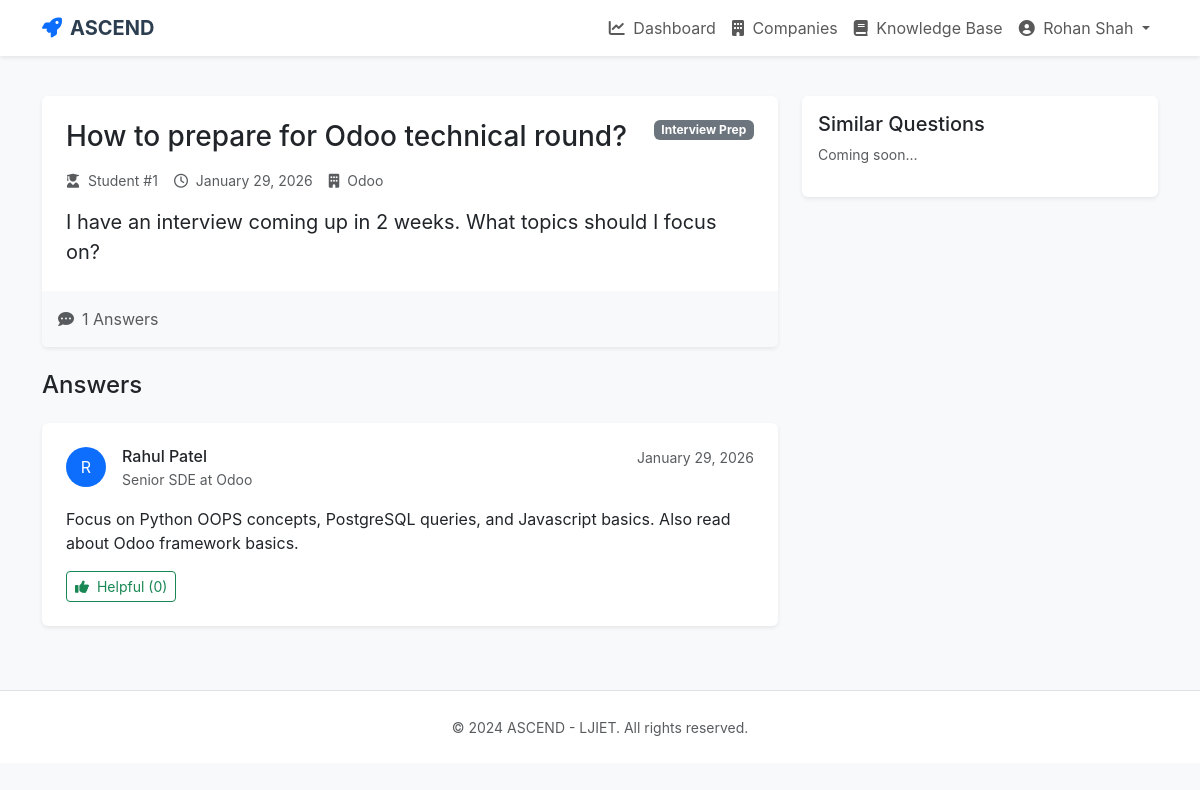
The page /question/1 (signed in) on the database its author committed.
### app/models.py (models this page shows, shortened)
class User(UserMixin, db.Model):
    id = db.Column(db.Integer, primary_key=True)
    name = db.Column(db.String(64), nullable=False)
    email = db.Column(db.String(120), index=True, unique=True, nullable=False)
    password_hash = db.Column(db.String(128))
    role = db.Column(db.String(20), nullable=False) # 'student', 'alumni', 'admin'
    created_at = db.Column(db.DateTime, default=datetime.utcnow)
    student_profile = db.relationship('Student', backref='user', uselist=False)
    alumni_profile = db.relationship('Alumni', backref='user', uselist=False)

class Question(db.Model):
    id = db.Column(db.Integer, primary_key=True)
    student_id = db.Column(db.Integer, db.ForeignKey('student.id'))
    company_id = db.Column(db.Integer, db.ForeignKey('company.id'))
    title = db.Column(db.String(200), nullable=False)
    body = db.Column(db.Text, nullable=False)
    category = db.Column(db.String(50)) # Interview, Roadmap, etc.
    urgency = db.Column(db.String(20)) # Normal, High
    status = db.Column(db.String(20), default='pending') # pending, answered
    created_at = db.Column(db.DateTime, default=datetime.utcnow)
    responses = db.relationship('Response', backref='question', lazy='dynamic')
    target_mentor_id = db.Column(db.Integer, db.ForeignKey('alumni.id'), nullable=True)

class Company(db.Model):
    id = db.Column(db.Integer, primary_key=True)
    name = db.Column(db.String(100), unique=True, nullable=False)
    industry = db.Column(db.String(50))
    logo_url = db.Column(db.String(200)) # Placeholder or URL
    alumni = db.relationship('Alumni', backref='company', lazy='dynamic')
    questions = db.relationship('Question', backref='target_company', lazy='dynamic')

class Response(db.Model):
    id = db.Column(db.Integer, primary_key=True)
    question_id = db.Column(db.Integer, db.ForeignKey('question.id'))
    mentor_id = db.Column(db.Integer, db.ForeignKey('alumni.id'))
    body = db.Column(db.Text, nullable=False)
    created_at = db.Column(db.DateTime, default=datetime.utcnow)
    helpful_count = db.Column(db.Integer, default=0)
    feedback = db.relationship('Feedback', backref='response', uselist=False)

class Alumni(db.Model):
    id = db.Column(db.Integer, primary_key=True)
    user_id = db.Column(db.Integer, db.ForeignKey('user.id'))
    current_company_id = db.Column(db.Integer, db.ForeignKey('company.id'))
    current_role = db.Column(db.String(100))
    trust_score = db.Column(db.Integer, default=50)
    is_accepting_questions = db.Column(db.Boolean, default=True)
    is_verified = db.Column(db.Boolean, default=False)
    responses = db.relationship('Response', backref='mentor', lazy='dynamic')

### app/routes/main.py (the view)
@bp.route('/question/<int:id>')
@login_required
def view_question(id):
    question = Question.query.get_or_404(id)
    return render_template('questions/view.html', question=question)

### app/models.py (called while the page is built)
@login.user_loader
def load_user(id):
    return User.query.get(int(id))

### app/templates/questions/view.html
{% extends "base.html" %}
{% block content %}
<div class="row">
    <div class="col-lg-8">
        <div class="card shadow-sm border-0 mb-4">
            <div class="card-body p-4">
                <div class="d-flex justify-content-between align-items-start mb-3">
                    <h2 class="h3 mb-0">{{ question.title }}</h2>
                    <span class="badge bg-secondary">{{ question.category }}</span>
                </div>
                <div class="d-flex align-items-center mb-3 text-muted small">
                    <div class="me-3">
                        <i class="fas fa-user-graduate me-1"></i> Student #{{ question.student_id }}
                    </div>
                    <div class="me-3">
                        <i class="far fa-clock me-1"></i> {{ question.created_at.strftime('%B %d, %Y') }}
                    </div>
                    {% if question.target_company %}
                    <div>
                        <i class="fas fa-building me-1"></i> {{ question.target_company.name }}
                    </div>
                    {% endif %}
                </div>
                <div class="card-text fs-5">
                    {{ question.body }}
                </div>
            </div>
            <div class="card-footer bg-light border-0 py-3">
                <div class="d-flex justify-content-between align-items-center">
                    <span class="text-muted"><i class="fas fa-comment-dots me-2"></i>{{ question.responses.count() }}
                        Answers</span>
                </div>
            </div>
        </div>
        <h4 class="mb-4">Answers</h4>
        {% for response in question.responses %}
        <div class="card shadow-sm border-0 mb-3">
            <div class="card-body p-4">
                <div class="d-flex mb-3">
                    <div class="flex-shrink-0">
                        <div class="bg-primary text-white rounded-circle d-flex align-items-center justify-content-center"
                            style="width: 40px; height: 40px;">
                            {{ response.mentor.user.name[0] }}
                        </div>
                    </div>
                    <div class="flex-grow-1 ms-3">
                        <h6 class="mb-0">{{ response.mentor.user.name }}</h6>
                        <small class="text-muted">{{ response.mentor.current_role }} at {{ response.mentor.company.name
                            if response.mentor.company else 'Unknown' }}</small>
                    </div>
                    <small class="text-muted">{{ response.created_at.strftime('%B %d, %Y') }}</small>
                </div>
                <div class="card-text">
                    {{ response.body }}
                </div>
                <div class="mt-3">
                    <button class="btn btn-sm btn-outline-success"><i class="fas fa-thumbs-up me-1"></i> Helpful ({{
                        response.helpful_count }})</button>
                </div>
            </div>
        </div>
        {% else %}
        <div class="alert alert-info">
            No answers yet.
        </div>
        {% endfor %}
    </div>
    <div class="col-lg-4">
        <div class="card shadow-sm border-0 mb-4">
            <div class="card-body">
                <h5 class="card-title">Similar Questions</h5>
                <p class="text-muted small">Coming soon...</p>
            </div>
        </div>
    </div>
</div>
{% endblock %}

### app/templates/base.html (shortened to what this page needs)
<!DOCTYPE html>
<html lang="en">
<head>
    <link href="https://cdn.jsdelivr.net/npm/bootstrap@5.3.0/dist/css/bootstrap.min.css" rel="stylesheet">
    <link rel="stylesheet" href="https://cdnjs.cloudflare.com/ajax/libs/font-awesome/6.0.0/css/all.min.css">
</head>
<body>
    <nav class="navbar navbar-expand-lg navbar-light fixed-top">
        <div class="container">
            <a class="navbar-brand" href="{{ url_for('main.index') }}">
                <i class="fas fa-rocket text-primary me-2"></i>ASCEND
            </a>
            <div class="collapse navbar-collapse" id="navbarNav">
                <ul class="navbar-nav ms-auto">
                    {% if current_user.is_authenticated %}
                    <li class="nav-item">
                        <a class="nav-link" href="{{ url_for('main.student_dashboard') }}">
                            <i class="fas fa-chart-line me-1"></i> Dashboard
                        </a>
                    </li>
                    <li class="nav-item">
                        <a class="nav-link" href="{{ url_for('main.company_list') }}">
                            <i class="fas fa-building me-1"></i> Companies
                        </a>
                    </li>
                    <li class="nav-item">
                        <a class="nav-link" href="{{ url_for('main.knowledge_base') }}">
                            <i class="fas fa-book me-1"></i> Knowledge Base
                        </a>
                    </li>
                    <li class="nav-item dropdown">
                        <a class="nav-link dropdown-toggle" href="#" id="userDropdown" role="button"
                            data-bs-toggle="dropdown">
                            <i class="fas fa-user-circle me-1"></i> {{ current_user.name }}
                        </a>
                    </li>
                    {% endif %}
                </ul>
            </div>
        </div>
    </nav>
    <div class="container mt-5 pt-5">
        {% block content %}{% endblock %}
    </div>
    <footer class="bg-white py-4 mt-5 border-top">
        <div class="container text-center text-muted">
            <small>&copy; 2024 ASCEND - LJIET. All rights reserved.</small>
        </div>
    </footer>
</body>
</html>

### app/templates/base.html (style rules this page uses)
body { font-family: 'Inter', sans-serif; background-color: #f8f9fa; }
.navbar { background-color: #fff; box-shadow: 0 2px 4px rgba(0, 0, 0, .08); }
.navbar-brand { font-weight: 700; color: #2c3e50; }
.card { border: none; box-shadow: 0 4px 6px rgba(0, 0, 0, .05); transition: transform 0.2s; }

### rows shown on the page
User: name "Rohan Shah"
Question: title "How to prepare for Odoo technical round?", category "Interview Prep", student_id "1", created_at "January 29, 2026", body "I have an interview coming up in 2 weeks. What topics should I focus on?"
Company: target_company.name "Odoo"
Response: mentor.user "R", mentor.user.name "Rahul Patel", mentor.current_role "Senior SDE", mentor.company "Odoo", created_at "January 29, 2026", body "Focus on Python OOPS concepts, PostgreSQL queries, and Javascript basics. Also read about Odoo framework basics.", helpful_count "0"

### other values the page prints
{{ question.responses.count() }} "1"
